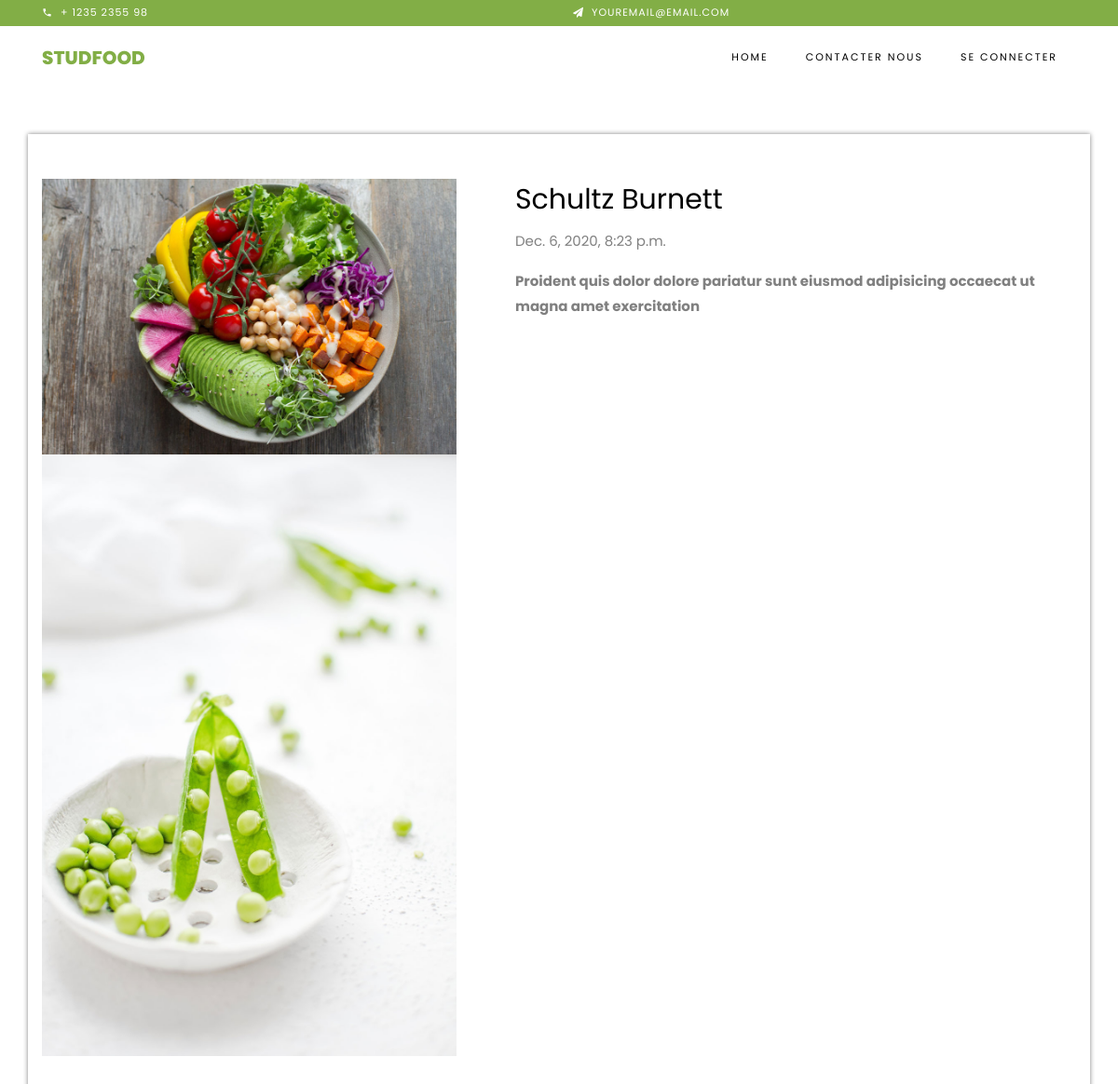
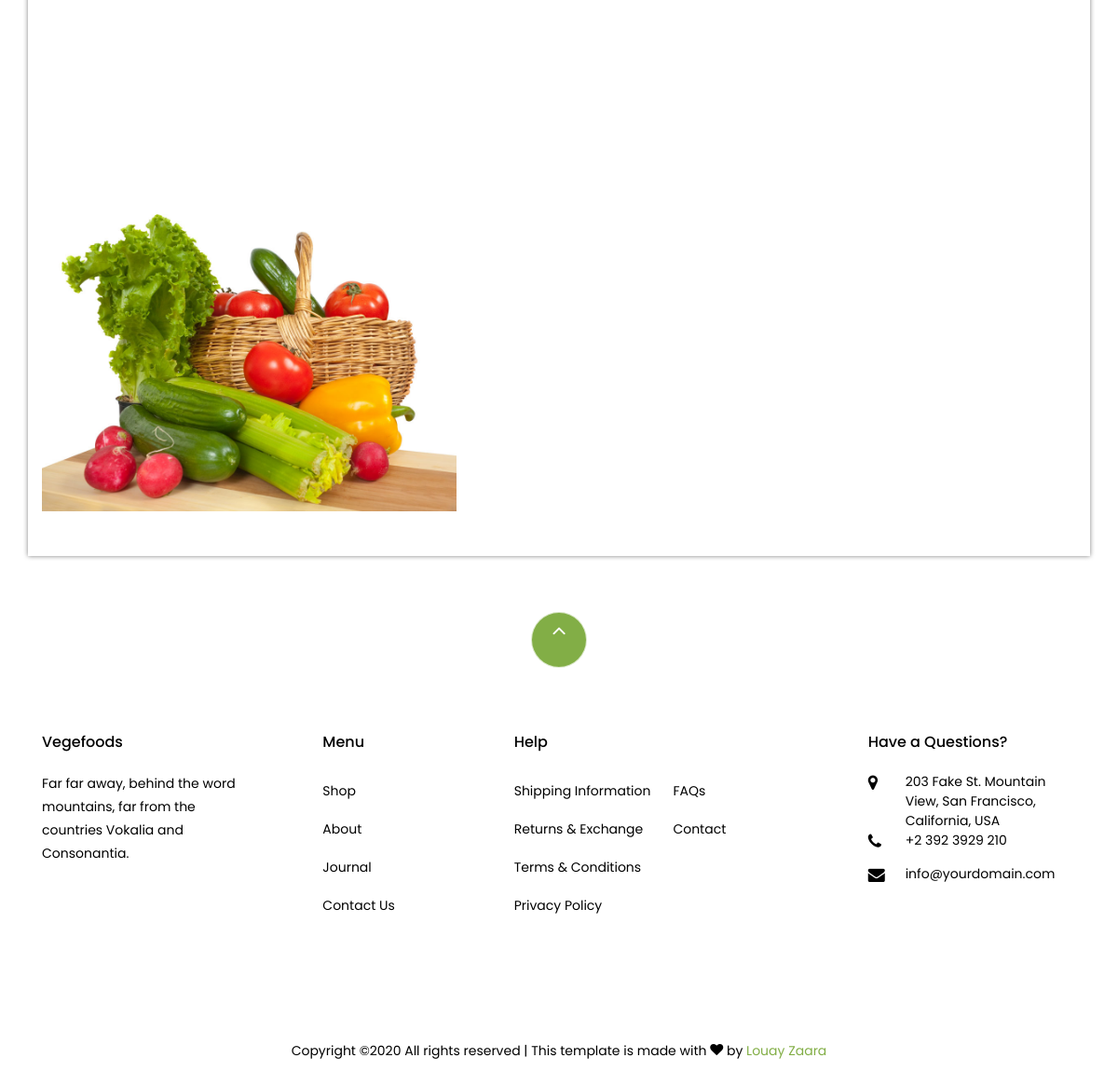
Page /menu-info/3/ on the committed database (2 pictures, top to bottom).
### studfood/models.py (models this page shows, shortened)
class FoodMenu(models.Model):
    user = models.ForeignKey(User, null=True, on_delete=models.CASCADE)
    name = models.CharField(max_length=25, null=True)
    category = models.ManyToManyField(category, null=True)
    details = models.TextField(null=True)
    date = models.DateTimeField(null=True, blank=True)
    picture1 = models.ImageField(null=True, blank=True,upload_to='images/')
    picture2 = models.ImageField(null=True, blank=True,upload_to='images/')
    picture3 = models.ImageField(null=True, blank=True,upload_to='images/')
    slug = models.SlugField(blank=True, unique=True,null=True)
    date_created = models.DateTimeField(auto_now_add=True, null=True)
    class Meta:
        verbose_name_plural = "Food-Menu"

### studfood/views.py (the view)
# urls.py: path('menu-info/<int:id>/',views.signleMenuPage, name="single-menu"),
def signleMenuPage(request, id):
    if FoodMenu.objects.filter(id=id).exists():
        singleMenu = FoodMenu.objects.filter(id=id)
    else:
        return redirect('studfood:home-page')
    menu = get_object_or_404(FoodMenu, id=id)
    comments_list = menu.comments.all()
    comment_number = comments_list.count()
    if request.method == 'POST':
        form = CommentForm(request.POST)
        if form.is_valid():
            form.save()
            messages.info(request, 'Merci pour  votre commentaire!')
        else:
            messages.info(request, 'erreur!')
    else:
        form = CommentForm(request.POST)
    context = {
        'singleMenu':singleMenu,
        'form':form,
        'comment_number':comment_number,
        'comments_list':comments_list
    }
    return render(request, 'single_menu.html',context)

### studfood/templates/single_menu.html (shortened to what this page needs)
{% extends "base.html" %}
{% load static %}
{% block content %}
<section class="ftco-section mt-0 pt-0">
    <div class="container box">
        {% for menu in singleMenu %}
        <div class="row mt-5 pt-5">
            <div class="col-lg-5 mb-5 ftco-animate">
                <a href="{{menu.picture1.url}}" class="image-popup">
                    <img src="{{menu.picture1.url}}" class="img-fluid" alt="photo-de-menu">
                </a>
                <a href="{{menu.picture2.url}}" class="image-popup">
                    <img src="{{menu.picture2.url}}" class="img-fluid" alt="photo-de-menu">
                </a>
                <a href="{{menu.picture3.url}}" class="image-popup">
                    <img src="{{menu.picture3.url}}" class="img-fluid" alt="photo-de-menu">
                </a>
            </div>
            <div class="col-lg-7 product-details pl-md-5 ftco-animate">
                <h3>{{menu.name}}</h3>
                <p>{{menu.date}}</p>
                <p><strong>{{menu.details}}</strong></p>
                    <div class="row mt-4">
                        <div class="col-md-12">
                            <section class="ftco-section ftco-degree-bg">
                            </section>
                        </div>
                     </div>
                </div>
            </div>
    {% endfor %}
    </div>
</section>
{% endblock %}

### studfood/templates/single_menu.html (style rules this page uses)
.box { box-shadow: 0 0 05px grey; padding:0 15px 0 15px; }

### rows in the picture
FoodMenu: picture1 (picture), picture2 (picture), picture3 (picture), name "Schultz Burnett", date "Dec. 6, 2020, 8:23 p.m.", details "Proident quis dolor dolore pariatur sunt eiusmod adipisicing occaecat ut magna amet exercitation"
